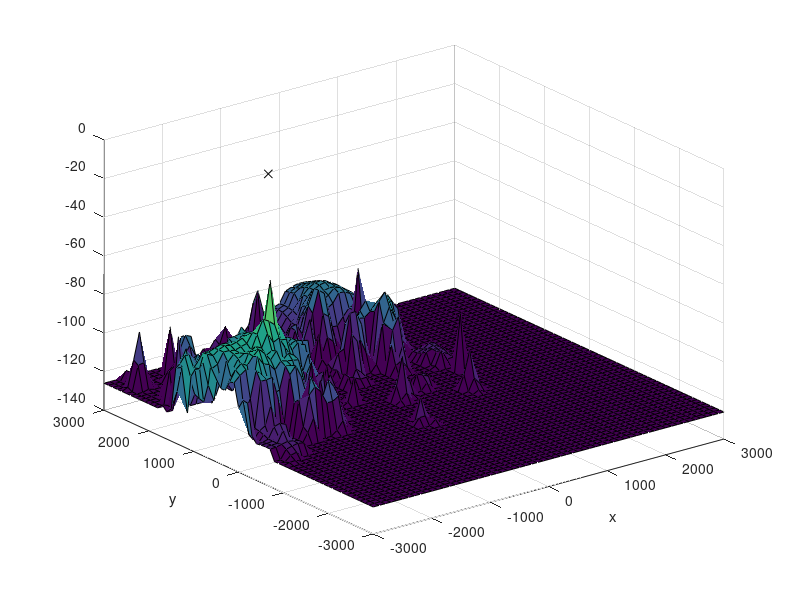

Write the MATLAB code that produced this figure.
clear 
close 
clc

load train_data.mat

[X,Y] = meshgrid(-3000:100:3000,-3000:100:3000);
x = X(:);
y = Y(:);
interp_coord = [x y];
GATEWAY_ID = 1;
%Usually 3 to 5 neighbours is enough or can even add a treshold for
%distances

for i = 1:length(interp_coord)
    
    %current point in the grid
    current_point = interp_coord(i,:);
    
    %find nearest observation point in train coord
    distances = sqrt( (current_point(1)-train_coord(:,1)).^2 +  (current_point(2)-train_coord(:,2)).^2);
    
    %sort the distances
    [v idx] = sort(distances,'ascend');
    
    %take the k closest observations
    k = 5;
    p = 2;
    w = v(1:k).^(-p) ./ sum(v(1:k).^(-p));
    interpolated_rssi(i) = w'*train_rssi(idx(1:k),GATEWAY_ID); %consider only first gateway (column)
    
end

%plot the interpolated radio map
figure()
interpolated_map = reshape(interpolated_rssi,61,61);
surf(X,Y,interpolated_map)
hold on
plot(gw_coord(GATEWAY_ID,1),gw_coord(GATEWAY_ID,2),'xk')
xlabel('x')
ylabel('y')

%plot(train_coord(:,1),train_coord(:,2),'or')